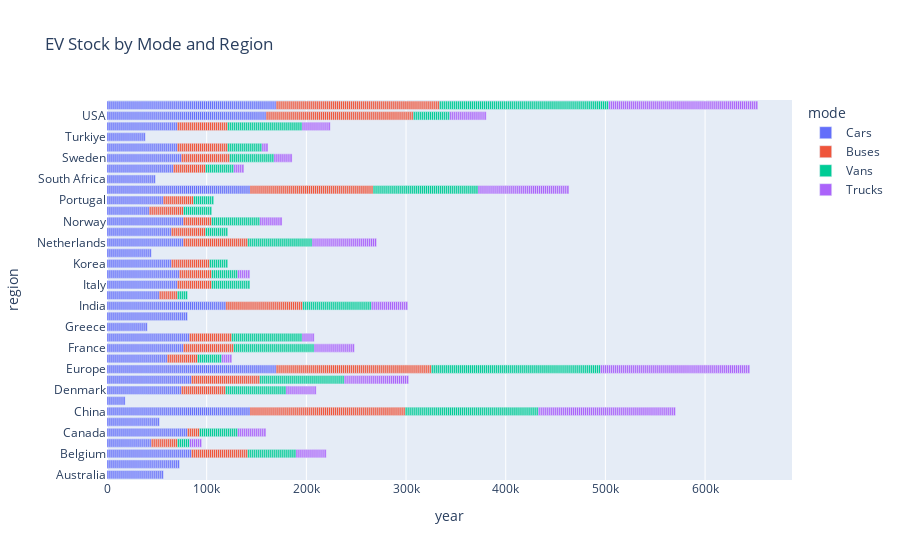

Notebook source saved alongside this figure:
### Code cell
plt.figure(figsize=(12,8))
fig = px.bar(df_ev_stock,x="year", y="region", color="mode" , title="EV Stock by Mode and Region")
fig.show()

### Figure 1 — Plotly figure (JSON) as saved in the notebook; plotly's stock layout.template omitted (floating-point values rounded to 4 significant figures; data arrays with more than 128 entries replaced by an {"elided": "..."} marker saying what was removed)
{"data": [{"alignmentgroup": "True", "hovertemplate": "mode=Cars<br>year=%{x}<br>region=%{y}<extra></extra>", "legendgroup": "Cars", "marker": {"color": "#636efa", "pattern": {"shape": ""}}, "name": "Cars", "offsetgroup": "Cars", "orientation": "h", "showlegend": true, "textposition": "auto", "type": "bar", "x": {"elided": "1390 int values"}, "xaxis": "x", "y": {"elided": "1390 str values"}, "yaxis": "y"}, {"alignmentgroup": "True", "hovertemplate": "mode=Buses<br>year=%{x}<br>region=%{y}<extra></extra>", "legendgroup": "Buses", "marker": {"color": "#EF553B", "pattern": {"shape": ""}}, "name": "Buses", "offsetgroup": "Buses", "orientation": "h", "showlegend": true, "textposition": "auto", "type": "bar", "x": {"elided": "817 int values"}, "xaxis": "x", "y": {"elided": "817 str values"}, "yaxis": "y"}, {"alignmentgroup": "True", "hovertemplate": "mode=Vans<br>year=%{x}<br>region=%{y}<extra></extra>", "legendgroup": "Vans", "marker": {"color": "#00cc96", "pattern": {"shape": ""}}, "name": "Vans", "offsetgroup": "Vans", "orientation": "h", "showlegend": true, "textposition": "auto", "type": "bar", "x": {"elided": "773 int values"}, "xaxis": "x", "y": {"elided": "773 str values"}, "yaxis": "y"}, {"alignmentgroup": "True", "hovertemplate": "mode=Trucks<br>year=%{x}<br>region=%{y}<extra></extra>", "legendgroup": "Trucks", "marker": {"color": "#ab63fa", "pattern": {"shape": ""}}, "name": "Trucks", "offsetgroup": "Trucks", "orientation": "h", "showlegend": true, "textposition": "auto", "type": "bar", "x": {"elided": "490 int values"}, "xaxis": "x", "y": {"elided": "490 str values"}, "yaxis": "y"}], "layout": {"barmode": "relative", "legend": {"title": {"text": "mode"}, "tracegroupgap": 0}, "title": {"text": "EV Stock by Mode and Region"}, "xaxis": {"anchor": "y", "domain": [0, 1], "title": {"text": "year"}}, "yaxis": {"anchor": "x", "domain": [0, 1], "title": {"text": "region"}}}}
